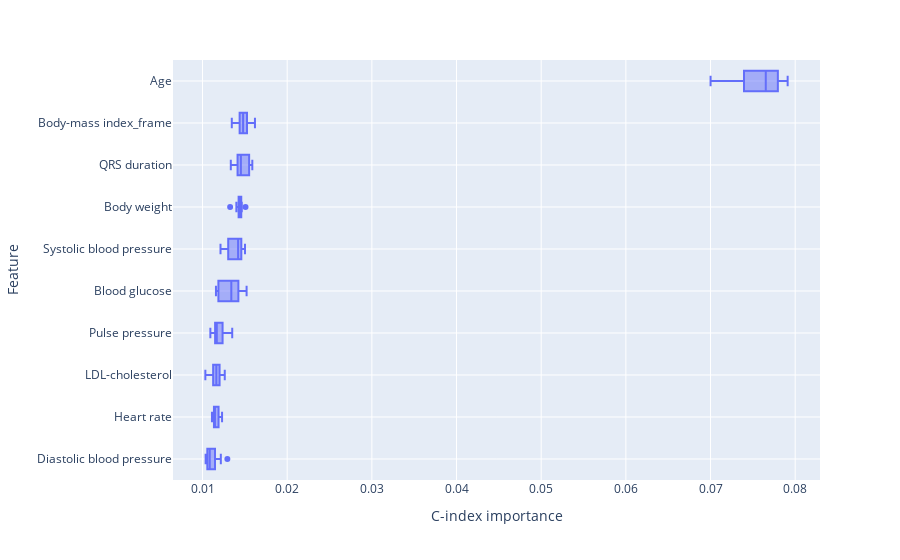

The notebook cell saved with this chart:
### Markdown cell above
## ASCOT → FLEMENGHO (GB)

### Code cell
run, result = search_latest_root_completed_run('optimized_lm', 'gb')
fig = run_permutation_importance(
    result[('ASCOT', 'HVC')],
    X,
    y,
    metadata,
    train_importance=True,
    n_repeats=10,
    limit=10,
)

### Figure 1 — Plotly figure (JSON) as saved in the notebook; plotly's stock layout.template omitted (floating-point values rounded to 4 significant figures)
{"data": [{"alignmentgroup": "True", "hovertemplate": "value=%{x}<br>variable=%{y}<extra></extra>", "legendgroup": "", "marker": {"color": "#636efa"}, "name": "", "notched": false, "offsetgroup": "", "orientation": "h", "showlegend": false, "type": "box", "x": [0.01048, 0.01097, 0.01293, 0.01037, 0.01147, 0.01216, 0.01068, 0.01073, 0.01057, 0.01138, 0.01214, 0.01136, 0.01146, 0.01112, 0.01132, 0.01142, 0.01135, 0.01231, 0.0119, 0.01147, 0.01201, 0.01263, 0.01141, 0.01174, 0.01171, 0.0107, 0.01033, 0.01125, 0.01155, 0.01259, 0.01226, 0.01237, 0.01149, 0.01092, 0.01149, 0.01266, 0.011, 0.01351, 0.01155, 0.01183, 0.0137, 0.01165, 0.0126, 0.01423, 0.01346, 0.01187, 0.01159, 0.01334, 0.0152, 0.01432, 0.01439, 0.01301, 0.01368, 0.01212, 0.01303, 0.01449, 0.01458, 0.01401, 0.01463, 0.01502, 0.01326, 0.0144, 0.01464, 0.01453, 0.0145, 0.0143, 0.01457, 0.01426, 0.01508, 0.014, 0.0152, 0.01353, 0.01566, 0.01334, 0.01414, 0.01472, 0.01588, 0.01428, 0.01434, 0.01551, 0.01467, 0.01459, 0.01398, 0.01346, 0.01438, 0.01619, 0.01549, 0.01523, 0.01491, 0.01525, 0.07898, 0.07735, 0.0757, 0.07001, 0.07074, 0.07795, 0.07911, 0.0743, 0.07395, 0.07737], "x0": " ", "xaxis": "x", "y": ["Diastolic blood pressure", "Diastolic blood pressure", "Diastolic blood pressure", "Diastolic blood pressure", "Diastolic blood pressure", "Diastolic blood pressure", "Diastolic blood pressure", "Diastolic blood pressure", "Diastolic blood pressure", "Diastolic blood pressure", "Heart rate", "Heart rate", "Heart rate", "Heart rate", "Heart rate", "Heart rate", "Heart rate", "Heart rate", "Heart rate", "Heart rate", "LDL-cholesterol", "LDL-cholesterol", "LDL-cholesterol", "LDL-cholesterol", "LDL-cholesterol", "LDL-cholesterol", "LDL-cholesterol", "LDL-cholesterol", "LDL-cholesterol", "LDL-cholesterol", "Pulse pressure", "Pulse pressure", "Pulse pressure", "Pulse pressure", "Pulse pressure", "Pulse pressure", "Pulse pressure", "Pulse pressure", "Pulse pressure", "Pulse pressure", "Blood glucose", "Blood glucose", "Blood glucose", "Blood glucose", "Blood glucose", "Blood glucose", "Blood glucose", "Blood glucose", "Blood glucose", "Blood glucose", "Systolic blood pressure", "Systolic blood pressure", "Systolic blood pressure", "Systolic blood pressure", "Systolic blood pressure", "Systolic blood pressure", "Systolic blood pressure", "Systolic blood pressure", "Systolic blood pressure", "Systolic blood pressure", "Body weight", "Body weight", "Body weight", "Body weight", "Body weight", "Body weight", "Body weight", "Body weight", "Body weight", "Body weight", "QRS duration", "QRS duration", "QRS duration", "QRS duration", "QRS duration", "QRS duration", "QRS duration", "QRS duration", "QRS duration", "QRS duration", "Body-mass index_frame", "Body-mass index_frame", "Body-mass index_frame", "Body-mass index_frame", "Body-mass index_frame", "Body-mass index_frame", "Body-mass index_frame", "Body-mass index_frame", "Body-mass index_frame", "Body-mass index_frame", "Age", "Age", "Age", "Age", "Age", "Age", "Age", "Age", "Age", "Age"], "y0": " ", "yaxis": "y"}], "layout": {"boxmode": "group", "legend": {"tracegroupgap": 0}, "margin": {"t": 60}, "xaxis": {"anchor": "y", "domain": [0, 1], "title": {"text": "C-index importance"}}, "yaxis": {"anchor": "x", "domain": [0, 1], "showgrid": true, "tickmode": "linear", "title": {"text": "Feature"}}}}
